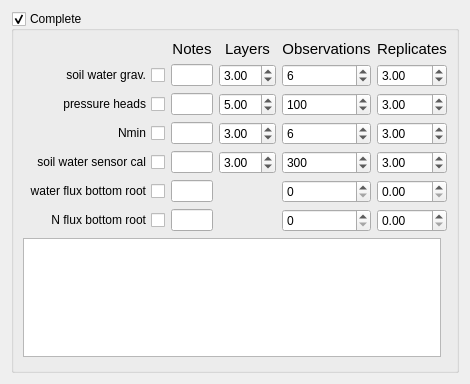
          <widget class="QWidget" name="pageSoil">
           <property name="geometry">
            <rect>
             <x>0</x>
             <y>0</y>
             <width>470</width>
             <height>384</height>
            </rect>
           </property>
           <attribute name="label">
            <string>Soil</string>
           </attribute>
           <layout class="QGridLayout" name="gridLayout_48">
            <item row="0" column="0">
             <widget class="QGroupBox" name="gbxSVSoil">
              <property name="title">
               <string>Complete</string>
              </property>
              <property name="checkable">
               <bool>true</bool>
              </property>
              <property name="checked">
               <bool>true</bool>
              </property>
              <layout class="QGridLayout" name="gridLayout_49">
               <item row="3" column="0" colspan="2">
                <spacer name="verticalSpacerSVSoil">
                 <property name="orientation">
                  <enum>Qt::Vertical</enum>
                 </property>
                 <property name="sizeHint" stdset="0">
                  <size>
                   <width>20</width>
                   <height>40</height>
                  </size>
                 </property>
                </spacer>
               </item>
               <item row="0" column="0" colspan="2">
                <layout class="QGridLayout" name="gridLayoutSVSoilInputs">
                 <item row="1" column="2">
                  <widget class="QLineEdit" name="lineEdit_13"/>
                 </item>
                 <item row="2" column="0">
                  <widget class="QCheckBox" name="chbxSVSoilPressureHeads">
                   <property name="layoutDirection">
                    <enum>Qt::RightToLeft</enum>
                   </property>
                   <property name="text">
                    <string>pressure heads</string>
                   </property>
                  </widget>
                 </item>
                 <item row="4" column="4">
                  <widget class="QSpinBox" name="sbSVSoilSoilWaterSensorCalObservations">
                   <property name="maximum">
                    <number>999999</number>
                   </property>
                   <property name="value">
                    <number>300</number>
                   </property>
                  </widget>
                 </item>
                 <item row="5" column="0">
                  <widget class="QCheckBox" name="chbxSVSoilWaterFluxBottomRoot">
                   <property name="layoutDirection">
                    <enum>Qt::RightToLeft</enum>
                   </property>
                   <property name="text">
                    <string>water flux bottom root</string>
                   </property>
                  </widget>
                 </item>
                 <item row="5" column="4">
                  <widget class="QSpinBox" name="sbSVSoilWaterFluxBottomRootObservations">
                   <property name="maximum">
                    <number>999999</number>
                   </property>
                   <property name="value">
                    <number>0</number>
                   </property>
                  </widget>
                 </item>
                 <item row="5" column="5">
                  <widget class="QDoubleSpinBox" name="dsbSVSoilWaterFluxBottomRootReplicates"/>
                 </item>
                 <item row="2" column="5">
                  <widget class="QDoubleSpinBox" name="dsbSVSoilPressureHeadsReplicates">
                   <property name="value">
                    <double>3.000000000000000</double>
                   </property>
                  </widget>
                 </item>
                 <item row="3" column="0">
                  <widget class="QCheckBox" name="chbxSVSoilNMin">
                   <property name="layoutDirection">
                    <enum>Qt::RightToLeft</enum>
                   </property>
                   <property name="text">
                    <string>Nmin</string>
                   </property>
                  </widget>
                 </item>
                 <item row="3" column="4">
                  <widget class="QSpinBox" name="sbSVSoilNMinObservations">
                   <property name="maximum">
                    <number>999999</number>
                   </property>
                   <property name="value">
                    <number>6</number>
                   </property>
                  </widget>
                 </item>
                 <item row="3" column="5">
                  <widget class="QDoubleSpinBox" name="dsbSVSoilNMinReplicates">
                   <property name="value">
                    <double>3.000000000000000</double>
                   </property>
                  </widget>
                 </item>
                 <item row="4" column="0">
                  <widget class="QCheckBox" name="chbxSVSoilSoilWaterSensorCal">
                   <property name="layoutDirection">
                    <enum>Qt::RightToLeft</enum>
                   </property>
                   <property name="text">
                    <string>soil water sensor cal</string>
                   </property>
                  </widget>
                 </item>
                 <item row="4" column="5">
                  <widget class="QDoubleSpinBox" name="dsbSVSoilSoilWaterSensorCalReplicates">
                   <property name="value">
                    <double>3.000000000000000</double>
                   </property>
                  </widget>
                 </item>
                 <item row="0" column="3">
                  <widget class="QLabel" name="lblSVSoilLayersHeader">
                   <property name="font">
                    <font>
                     <pointsize>11</pointsize>
                    </font>
                   </property>
                   <property name="text">
                    <string>Layers</string>
                   </property>
                   <property name="alignment">
                    <set>Qt::AlignCenter</set>
                   </property>
                  </widget>
                 </item>
                 <item row="0" column="4">
                  <widget class="QLabel" name="lblSVSoilObservationsHeader">
                   <property name="font">
                    <font>
                     <pointsize>11</pointsize>
                    </font>
                   </property>
                   <property name="text">
                    <string>Observations</string>
                   </property>
                   <property name="alignment">
                    <set>Qt::AlignCenter</set>
                   </property>
                  </widget>
                 </item>
                 <item row="2" column="4">
                  <widget class="QSpinBox" name="sbSVSoilPressureHeadsObservations">
                   <property name="maximum">
                    <number>999999</number>
                   </property>
                   <property name="value">
                    <number>100</number>
                   </property>
                  </widget>
                 </item>
                 <item row="1" column="4">
                  <widget class="QSpinBox" name="sbSVSoilSoilWaterGravObservations">
                   <property name="maximum">
                    <number>999999</number>
                   </property>
                   <property name="value">
                    <number>6</number>
                   </property>
                  </widget>
                 </item>
                 <item row="1" column="5">
                  <widget class="QDoubleSpinBox" name="dsbSVSoilSoilWaterGravReplicates">
                   <property name="value">
                    <double>3.000000000000000</double>
                   </property>
                  </widget>
                 </item>
                 <item row="0" column="5">
                  <widget class="QLabel" name="lblSVSoilReplicatesHeader">
                   <property name="font">
                    <font>
                     <pointsize>11</pointsize>
                    </font>
                   </property>
                   <property name="text">
                    <string>Replicates</string>
                   </property>
                   <property name="alignment">
                    <set>Qt::AlignCenter</set>
                   </property>
                  </widget>
                 </item>
                 <item row="1" column="0">
                  <widget class="QCheckBox" name="chbxSVSoilSoilWaterGrav">
                   <property name="layoutDirection">
                    <enum>Qt::RightToLeft</enum>
                   </property>
                   <property name="text">
                    <string>soil water grav.</string>
                   </property>
                  </widget>
                 </item>
                 <item row="6" column="0">
                  <widget class="QCheckBox" name="chbxSVSoilNFluxBottomRoot">
                   <property name="layoutDirection">
                    <enum>Qt::RightToLeft</enum>
                   </property>
                   <property name="text">
                    <string>N flux bottom root</string>
                   </property>
                  </widget>
                 </item>
                 <item row="6" column="4">
                  <widget class="QSpinBox" name="sbSVSoilNFluxBottomRootObservations">
                   <property name="maximum">
                    <number>999999</number>
                   </property>
                   <property name="value">
                    <number>0</number>
                   </property>
                  </widget>
                 </item>
                 <item row="6" column="5">
                  <widget class="QDoubleSpinBox" name="dsbSVSoilNFluxBottomRootReplicates"/>
                 </item>
                 <item row="1" column="3">
                  <widget class="QDoubleSpinBox" name="dsbSVSoilSoilWaterGravLayers">
                   <property name="value">
                    <double>3.000000000000000</double>
                   </property>
                  </widget>
                 </item>
                 <item row="2" column="3">
                  <widget class="QDoubleSpinBox" name="dsbSVSoilPressureHeadsLayers">
                   <property name="value">
                    <double>5.000000000000000</double>
                   </property>
                  </widget>
                 </item>
                 <item row="3" column="3">
                  <widget class="QDoubleSpinBox" name="dsbSVSoilNMinLayers">
                   <property name="value">
                    <double>3.000000000000000</double>
                   </property>
                  </widget>
                 </item>
                 <item row="4" column="3">
                  <widget class="QDoubleSpinBox" name="dsbSVSoilSoilWaterSensorCalLayers">
                   <property name="enabled">
                    <bool>true</bool>
                   </property>
                   <property name="value">
                    <double>3.000000000000000</double>
                   </property>
                  </widget>
                 </item>
                 <item row="0" column="2">
                  <widget class="QLabel" name="lblSVSoilMinDataHeader">
                   <property name="font">
                    <font>
                     <pointsize>11</pointsize>
                    </font>
                   </property>
                   <property name="layoutDirection">
                    <enum>Qt::LeftToRight</enum>
                   </property>
                   <property name="text">
                    <string>Notes</string>
                   </property>
                   <property name="alignment">
                    <set>Qt::AlignCenter</set>
                   </property>
                  </widget>
                 </item>
                 <item row="2" column="2">
                  <widget class="QLineEdit" name="lineEdit_14"/>
                 </item>
                 <item row="3" column="2">
                  <widget class="QLineEdit" name="lineEdit_15"/>
                 </item>
                 <item row="4" column="2">
                  <widget class="QLineEdit" name="lineEdit_16"/>
                 </item>
                 <item row="5" column="2">
                  <widget class="QLineEdit" name="lineEdit_17"/>
                 </item>
                 <item row="6" column="2">
                  <widget class="QLineEdit" name="lineEdit_18"/>
                 </item>
                </layout>
               </item>
               <item row="1" column="0" rowspan="2">
                <widget class="QTextBrowser" name="txbrSVSoil">
                 <property name="sizePolicy">
                  <sizepolicy hsizetype="Expanding" vsizetype="Expanding">
                   <horstretch>1</horstretch>
                   <verstretch>0</verstretch>
                  </sizepolicy>
                 </property>
                 <property name="readOnly">
                  <bool>false</bool>
                 </property>
                </widget>
               </item>
              </layout>
             </widget>
            </item>
           </layout>
          </widget>
